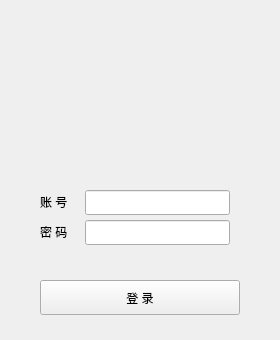
<?xml version="1.0" encoding="UTF-8"?>
<ui version="4.0">
 <class>LoginWidgetClass</class>
 <widget class="QWidget" name="LoginWidgetClass">
  <property name="geometry">
   <rect>
    <x>0</x>
    <y>0</y>
    <width>280</width>
    <height>340</height>
   </rect>
  </property>
  <property name="windowTitle">
   <string>LoginWidget</string>
  </property>
  <widget class="QLabel" name="label_img">
   <property name="geometry">
    <rect>
     <x>100</x>
     <y>60</y>
     <width>80</width>
     <height>80</height>
    </rect>
   </property>
   <property name="text">
    <string/>
   </property>
  </widget>
  <widget class="QLineEdit" name="LineEdit_username">
   <property name="geometry">
    <rect>
     <x>85</x>
     <y>190</y>
     <width>145</width>
     <height>25</height>
    </rect>
   </property>
  </widget>
  <widget class="QLineEdit" name="LineEdit_password">
   <property name="geometry">
    <rect>
     <x>85</x>
     <y>220</y>
     <width>145</width>
     <height>25</height>
    </rect>
   </property>
  </widget>
  <widget class="QLabel" name="label_userId">
   <property name="geometry">
    <rect>
     <x>40</x>
     <y>187</y>
     <width>40</width>
     <height>30</height>
    </rect>
   </property>
   <property name="text">
    <string>账 号</string>
   </property>
  </widget>
  <widget class="QLabel" name="label_password">
   <property name="geometry">
    <rect>
     <x>40</x>
     <y>217</y>
     <width>40</width>
     <height>30</height>
    </rect>
   </property>
   <property name="text">
    <string>密 码</string>
   </property>
  </widget>
  <widget class="QPushButton" name="btn_login">
   <property name="geometry">
    <rect>
     <x>40</x>
     <y>280</y>
     <width>200</width>
     <height>35</height>
    </rect>
   </property>
   <property name="text">
    <string>登 录</string>
   </property>
  </widget>
 </widget>
 <layoutdefault spacing="6" margin="11"/>
 <resources/>
 <connections/>
</ui>
